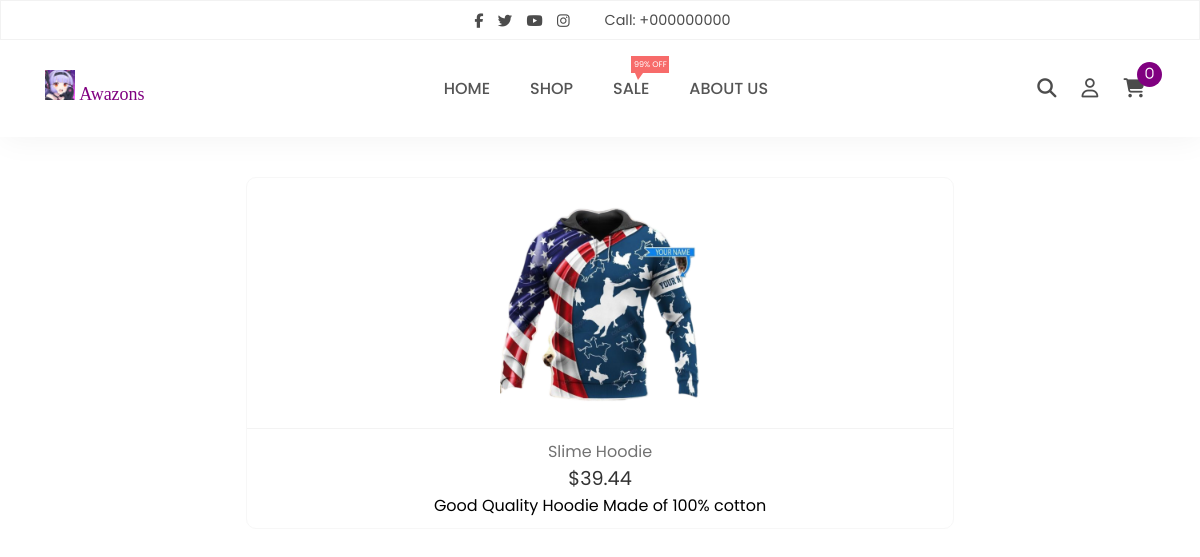
Screenshot of /detail.php?id=1 with the database file from the repository.
### tables this page shows
CREATE TABLE `product` (
  `pid` int(11) NOT NULL,
  `pname` varchar(111) NOT NULL,
  `pimg` varchar(111) NOT NULL,
  `pprice` varchar(111) NOT NULL,
  `pdetail` text NOT NULL
);

### detail.php (the view, shortened to what this page needs)
<!DOCTYPE html>
<html lang="en">
<head>
    <link rel="stylesheet" type="text/css" href="css/style.css">
</head>
<body>
    <nav>
        <div class="social-call">
            <div class="social">
                <a href="#"><i class="fab fa-facebook-f"></i></a>
                <a href="#"><i class="fab fa-twitter"></i></a>
                <a href="#"><i class="fab fa-youtube"></i></a>
                <a href="#"><i class="fab fa-instagram"></i></a>
            </div>
            <div class="phone">
                <span>Call: +000000000</span>
            </div>
        </div>
        <div class="navigation">
            <a href="index.php" class="logo"><img src="Images/icon.png">
            <span class="shop-name">Awazons</span></a>
            <ul class="menu">
                <li><a href="index.php">Home</a></li>
                <li class="shop"><a href="#">Shop</a></li>
                <li><a href="#">Sale</a>
                    <span class="sale-label">99% Off</span>
                </li>
                <li><a href="about.php">About Us</a></li>
            </ul>
            <div class="right-menu">
                <a href="javascript:void(0);" class="search">
                    <i class="fas fa-search"></i>
                </a>
                <a href="javascript:void(0);" class="user">
                    <i class="far fa-user"></i>
                </a>
                <a href="#">
                    <i class="fas fa-shopping-cart">
                        <span class="num-cart-product">0</span>
                    </i>
                </a>
            </div>
        </div>
    </nav>
    <section class="new-arrival">
<div class="product-container">
    <?php
    $id =$_GET["id"];
    $connect = mysqli_connect('localhost', 'root', '', 'mydb');
    $sql = "SELECT * FROM product where pid = '$id'";
    $result = mysqli_query($connect, $sql);
    while ($row = mysqli_fetch_array($result)) {
    ?>
    <div class="product-box">
        <div class="product-img">
            <img src="<?php echo $row['pimg'] ?>">
        </div>
        <div class="product-details">
            <a href="detail.php?id=<?php echo $row['pid'] ?>" class="p-name"><?php echo $row['pname'] ?> </a>
            <span class="p-price"><?php echo $row['pprice'] ?> </span>
            <span class="p-detail"><?php echo $row['pdetail'] ?> </span>
        </div>
    </div><?php
            }
                ?>
</section>
</body>
</html>

### css/style.css (style rules this page uses)
body { margin:0px; padding: 0px; font-family: poppins; background-color: #ffffff; }
* { box-sizing: border-box; }
ul { list-style: none; }
a { text-decoration: none; }
nav { width:100%; box-shadow: 2px 2px 30px rgba(0,0,0,0.05); z-index: 100; }
.social-call { height: 40px; border: 1px solid rgba(0,0,0,0.05); display: flex; justify-content: center; align-items: center; }
.social a { margin: 0px 5px; color: rgba(0,0,0,0.7); font-size: 0.9rem; }
.phone { color: rgba(0,0,0,0.7); margin-left: 30px; font-size: 0.9rem; }
.navigation { display: flex; justify-content: space-between; align-items: center; padding: 0px 45px; }
.logo img { height: 30px; }
.shop-name { font-size: large; color: purple; font-family: 'Alfa Slab One', cursive; }
.menu { display: flex; align-items: center; }
.menu li { position: relative; margin: 20px; display: flex; text-transform: uppercase; font-weight: 500; }
.menu li a { color: #555555; }
.right-menu a { margin: 0px 10px; font-size: 1.2rem; color: rgba(0,0,0,0.7); }
.sale-label { width:38px; height: 17px; background-color: #f76b6a; color: #ffffff; font-weight: 400; display: flex; justify-content: center; align-items: center; font-size: 0.5rem; text-transform: uppercase; position: absolute; top: -20px; right: -20px; }
.sale-label:after { content: ''; width:0px; height: 0px; border-bottom: 5px solid transparent; border-left: 3px solid transparent; border-top: 7px solid #f76b6a; border-right: 5px solid transparent; position: absolute; left: 10%; top: 100%; }
.fa-shopping-cart { position: relative; }
.num-cart-product { position: absolute; top: -17px; right: -17px; width:25px; height: 25px; font-size: 0.8rem; border-radius: 50%; background-color: purple; color: #ffffff; display: flex; justify-content: center; align-items: center; font-weight: 400; }
.product-container { width:90%; display: flex; justify-content: center; align-items: center; flex-wrap: wrap; margin-top: 20px; }
.product-box { display: flex; flex-grow: 0.5; flex-direction: column; align-items: center; border: 1px solid #f7f7f7; border-radius: 10px; margin: 20px; }
.product-img { width:200px; height: 210px; margin: 20px; cursor: pointer; position: relative; }
.product-img img { width:100%; height: 100%; object-fit: contain; object-position: center; }
.product-details { display: flex; flex-direction: column; align-items: center; width: 100%; padding: 10px 20px; border-top: 1px solid #f3f3f3; }
.p-name { color: #727272; }
.p-price { color: #333333; font-size: 1.2rem; font-weight: 400; }
.new-arrival { display: flex; flex-direction: column; justify-content: center; align-items: center; }

### detail.php (style rules this page uses)
body { font-family: poppins; }

### rows the page displays
product: pimg (picture), pname "Slime Hoodie", pprice "$39.44", pdetail "Good Quality Hoodie Made of 100% cotton"
